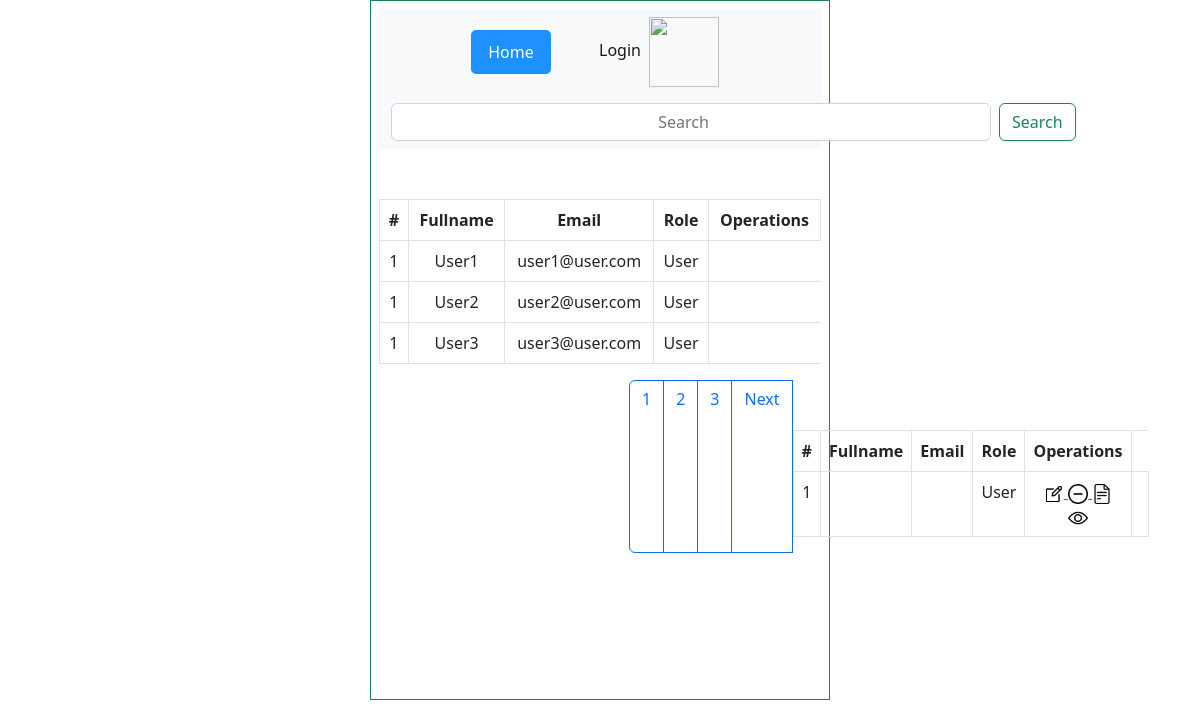
Screenshot of /Lession2/home.php with the database file from the repository.
### tables this page shows
CREATE TABLE `user` (
  `id` int(10) NOT NULL,
  `username` varchar(20) NOT NULL,
  `email` varchar(30) NOT NULL,
  `password` varchar(10) NOT NULL,
  `level` int(5) NOT NULL
);

### Lession2/nonuser.php (the view)
<?php
include 'config.php';
$page_sl = "SELECT * FROM user GROUP BY id ASC LIMIT $begin,3";
$sql = mysqli_query($config,$page_sl);
    for ($i=1; $i < 4; $i++){
      while ( $row = mysqli_fetch_assoc($sql)){
  ?>
  <tbody style="border-height: 70px; text-align: center;">
       <tr>
         <?php
         if($row['level'] != 1){
        echo " <td>".$i."</td>";
        echo " <td>".$row['username']."</td>";
        echo " <td>".$row['email']."</td>";
        echo " <td> User </td>";
        ?>
    </tr>
      </tbody>
<?php
}
  }
}
?>

### rows the page displays
user: username "User1", email "user1@user.com"
user: username "User2", email "user2@user.com"
user: username "User3", email "user3@user.com"
